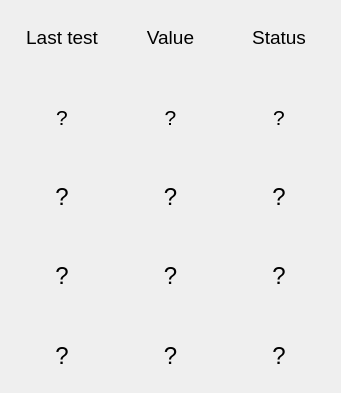
  <widget class="QWidget" name="gridLayoutWidget">
   <property name="geometry">
    <rect>
     <x>375</x>
     <y>40</y>
     <width>341</width>
     <height>393</height>
    </rect>
   </property>
   <layout class="QGridLayout" name="gridLayout">
    <item row="4" column="0">
     <spacer name="horizontalSpacer">
      <property name="orientation">
       <enum>Qt::Horizontal</enum>
      </property>
      <property name="sizeHint" stdset="0">
       <size>
        <width>40</width>
        <height>20</height>
       </size>
      </property>
     </spacer>
    </item>
    <item row="5" column="0">
     <layout class="QHBoxLayout" name="horizontalLayout_3">
      <item>
       <widget class="QLabel" name="lbl_test_no_2">
        <property name="font">
         <font>
          <pointsize>18</pointsize>
         </font>
        </property>
        <property name="text">
         <string>?</string>
        </property>
        <property name="alignment">
         <set>Qt::AlignCenter</set>
        </property>
       </widget>
      </item>
      <item>
       <widget class="QLabel" name="lbl_measurement_2">
        <property name="font">
         <font>
          <pointsize>18</pointsize>
         </font>
        </property>
        <property name="text">
         <string>?</string>
        </property>
        <property name="alignment">
         <set>Qt::AlignCenter</set>
        </property>
        <property name="wordWrap">
         <bool>true</bool>
        </property>
       </widget>
      </item>
      <item>
       <widget class="QLabel" name="lbl_ResultTest_2">
        <property name="font">
         <font>
          <pointsize>18</pointsize>
         </font>
        </property>
        <property name="text">
         <string>?</string>
        </property>
        <property name="alignment">
         <set>Qt::AlignCenter</set>
        </property>
       </widget>
      </item>
     </layout>
    </item>
    <item row="8" column="0">
     <spacer name="horizontalSpacer_3">
      <property name="orientation">
       <enum>Qt::Horizontal</enum>
      </property>
      <property name="sizeHint" stdset="0">
       <size>
        <width>40</width>
        <height>20</height>
       </size>
      </property>
     </spacer>
    </item>
    <item row="3" column="0">
     <layout class="QHBoxLayout" name="horizontalLayout_2">
      <item>
       <widget class="QLabel" name="lbl_test_no_1">
        <property name="font">
         <font>
          <pointsize>16</pointsize>
         </font>
        </property>
        <property name="text">
         <string>?</string>
        </property>
        <property name="alignment">
         <set>Qt::AlignCenter</set>
        </property>
       </widget>
      </item>
      <item>
       <widget class="QLabel" name="lbl_measurement_1">
        <property name="font">
         <font>
          <pointsize>16</pointsize>
         </font>
        </property>
        <property name="text">
         <string>?</string>
        </property>
        <property name="alignment">
         <set>Qt::AlignCenter</set>
        </property>
        <property name="wordWrap">
         <bool>true</bool>
        </property>
       </widget>
      </item>
      <item>
       <widget class="QLabel" name="lbl_ResultTest_1">
        <property name="font">
         <font>
          <pointsize>16</pointsize>
         </font>
        </property>
        <property name="text">
         <string>?</string>
        </property>
        <property name="alignment">
         <set>Qt::AlignCenter</set>
        </property>
       </widget>
      </item>
     </layout>
    </item>
    <item row="2" column="0">
     <spacer name="horizontalSpacer_5">
      <property name="orientation">
       <enum>Qt::Horizontal</enum>
      </property>
      <property name="sizeHint" stdset="0">
       <size>
        <width>40</width>
        <height>20</height>
       </size>
      </property>
     </spacer>
    </item>
    <item row="1" column="0">
     <layout class="QHBoxLayout" name="horizontalLayout_6">
      <item>
       <widget class="QLabel" name="lbl_lbl_test_no_1">
        <property name="font">
         <font>
          <pointsize>14</pointsize>
         </font>
        </property>
        <property name="text">
         <string>Last test</string>
        </property>
        <property name="alignment">
         <set>Qt::AlignCenter</set>
        </property>
       </widget>
      </item>
      <item>
       <widget class="QLabel" name="lbl_lbl_measurement_1">
        <property name="font">
         <font>
          <pointsize>14</pointsize>
         </font>
        </property>
        <property name="text">
         <string>Value</string>
        </property>
        <property name="alignment">
         <set>Qt::AlignCenter</set>
        </property>
       </widget>
      </item>
      <item>
       <widget class="QLabel" name="lbl_lbl_ResultTest">
        <property name="font">
         <font>
          <pointsize>14</pointsize>
         </font>
        </property>
        <property name="text">
         <string>Status</string>
        </property>
        <property name="alignment">
         <set>Qt::AlignCenter</set>
        </property>
       </widget>
      </item>
     </layout>
    </item>
    <item row="9" column="0">
     <layout class="QHBoxLayout" name="horizontalLayout_5">
      <item>
       <widget class="QLabel" name="lbl_test_no_4">
        <property name="font">
         <font>
          <pointsize>18</pointsize>
         </font>
        </property>
        <property name="text">
         <string>?</string>
        </property>
        <property name="alignment">
         <set>Qt::AlignCenter</set>
        </property>
       </widget>
      </item>
      <item>
       <widget class="QLabel" name="lbl_measurement_4">
        <property name="font">
         <font>
          <pointsize>18</pointsize>
         </font>
        </property>
        <property name="text">
         <string>?</string>
        </property>
        <property name="alignment">
         <set>Qt::AlignCenter</set>
        </property>
        <property name="wordWrap">
         <bool>true</bool>
        </property>
       </widget>
      </item>
      <item>
       <widget class="QLabel" name="lbl_ResultTest_4">
        <property name="font">
         <font>
          <pointsize>18</pointsize>
         </font>
        </property>
        <property name="text">
         <string>?</string>
        </property>
        <property name="alignment">
         <set>Qt::AlignCenter</set>
        </property>
       </widget>
      </item>
     </layout>
    </item>
    <item row="7" column="0">
     <layout class="QHBoxLayout" name="horizontalLayout_4">
      <item>
       <widget class="QLabel" name="lbl_test_no_3">
        <property name="font">
         <font>
          <pointsize>18</pointsize>
         </font>
        </property>
        <property name="text">
         <string>?</string>
        </property>
        <property name="alignment">
         <set>Qt::AlignCenter</set>
        </property>
       </widget>
      </item>
      <item>
       <widget class="QLabel" name="lbl_measurement_3">
        <property name="font">
         <font>
          <pointsize>18</pointsize>
         </font>
        </property>
        <property name="text">
         <string>?</string>
        </property>
        <property name="alignment">
         <set>Qt::AlignCenter</set>
        </property>
        <property name="wordWrap">
         <bool>true</bool>
        </property>
       </widget>
      </item>
      <item>
       <widget class="QLabel" name="lbl_ResultTest_3">
        <property name="font">
         <font>
          <pointsize>18</pointsize>
         </font>
        </property>
        <property name="text">
         <string>?</string>
        </property>
        <property name="alignment">
         <set>Qt::AlignCenter</set>
        </property>
       </widget>
      </item>
     </layout>
    </item>
    <item row="6" column="0">
     <spacer name="horizontalSpacer_2">
      <property name="orientation">
       <enum>Qt::Horizontal</enum>
      </property>
      <property name="sizeHint" stdset="0">
       <size>
        <width>40</width>
        <height>20</height>
       </size>
      </property>
     </spacer>
    </item>
   </layout>
  </widget>
